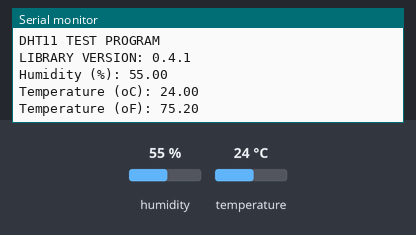
Recording of a sketch running on a simulated ESP8266 (NodeMCU). On the bench: the last lines printed to the serial monitor. The test bench sets the inputs (shaded band); at power-on: humidity 55 %, temperature 24 °C. WiFi joins after 1.5 s; servers stay silent unless stated.

Above: at 3.0 s.
3.1 s: humidity set to 22 %
At 4.4 s:
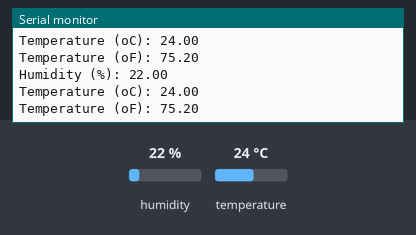
4.6 s: temperature set to 12 °C
At 5.7 s:
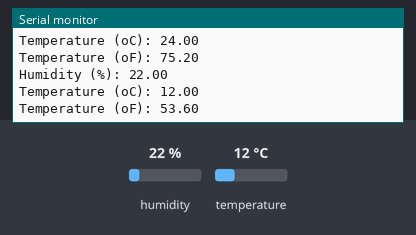
6.1 s: humidity set to 40 %
At 7.7 s:
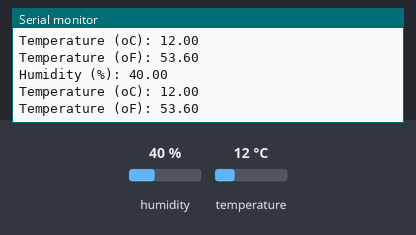
Timing chart, 0 to 9.2 s (numbered marks = the images above; inputs shaded):
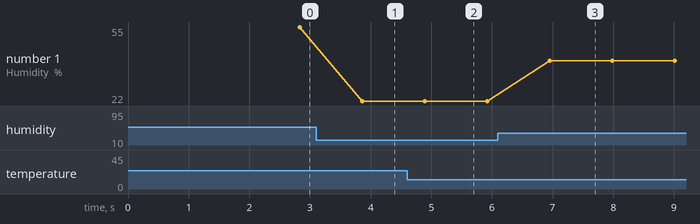

Measured:
- after the input at 3.1 s, the serial monitor: prints a new line after 0.76 s (image 1)
- after the input at 4.6 s, the serial monitor: prints a new line after 0.29 s (image 2)
- after the input at 6.1 s, the serial monitor: prints a new line after 0.85 s (image 3)
- plotted number 1: 55 → 22 after the input at 3.1 s, 22 → 40 after the input at 6.1 s

The sketch:

DHT11.ino
```cpp
/* 예제 제작:
대원국제중 김태원
*/

#define BLYNK_PRINT Serial
#include <ESP8266WiFi.h>
#include <BlynkSimpleEsp8266.h>

char auth[] = "토큰-blynk메일로_받은거";
char ssid[] = "와이파이ssid";
char pass[] = "와이파이pwd";


#include <dht11.h>                                   // dht11.h 라이브러리를 불러옵니다.

dht11 DHT11;                                         // DHT11이라는 객체를 만들고 dht11의 내용을 넣어줍니다.

#define DHT11PIN D0                                   // DHT11PIN을 2로 설정합니다.

void setup()
{
  Serial.begin(9600);
    Blynk.begin(auth, ssid, pass);//  시리얼 통신을 사용하기 위해 보드레이트를 9600으로 설정합니다.
  Serial.println("DHT11 TEST PROGRAM ");            // 'DHT11 TEST PROGRAM'를 시리얼 통신으로 송신하고 줄을 바꿉니다.
  Serial.print("LIBRARY VERSION: ");                // 'LIBRARY VERSION: '를 시리얼 통신으로 송신합니다.
  Serial.println(DHT11LIB_VERSION);                 // DHT11LIB_VERSION 변수값을 시리얼 통신으로 송신하고 줄을 바꿉니다.
  Serial.println();                                 // 줄을 바꿉니다.
}

double Fahrenheit(double celsius)                    // Fahrenheit라는 함수를 만듭니다. 함수의 입력값은 celsius에 저장됩니다.
{
  return 1.8 * celsius + 32;                         // 입력된 celsius값을 1.8를 곱하고 32를 더하여 출력합니다.
}

void loop()
{
    delay(1000);
  Serial.println("\n");                             // 줄바꿈을 츨력하고 줄을 바꿉니다 (2줄을 바꿈)
  int chk = DHT11.read(DHT11PIN);

  Blynk.virtualWrite(V0, DHT11.humidity);
  Blynk.virtualWrite(V1, DHT11.temperature);
  // DHT11PIN에서 받은 값을 chk에 저장합니다.
  Serial.print("Humidity (%): ");                   // 'Humidity (%): '를 시리얼 통신으로 출력합니다.
  Serial.println((float)DHT11.humidity, 2);         // DHT11.humidity 값을 소수점 2자리수까지 출력하고 줄을 바꿉니다.
  Serial.print("Temperature (oC): ");               // 'Temperature (oC): '를 시리얼 통신으로 출력합니다.
  Serial.println((float)DHT11.temperature, 2);      // DHT11.temperature 값을 소수점 2자리수까지 출력하고 줄을 바꿉니다.
  Serial.print("Temperature (oF): ");               // 'Temperature (oF): '를 시리얼 통신으로 출력합니다.
  Serial.println(Fahrenheit(DHT11.temperature), 2); // DHT11.temperature 값을 소수점 2자리수까지 출력하고 줄을 바꿉니다.
                                       // 2초동안 지연시킵니다.
}
```
